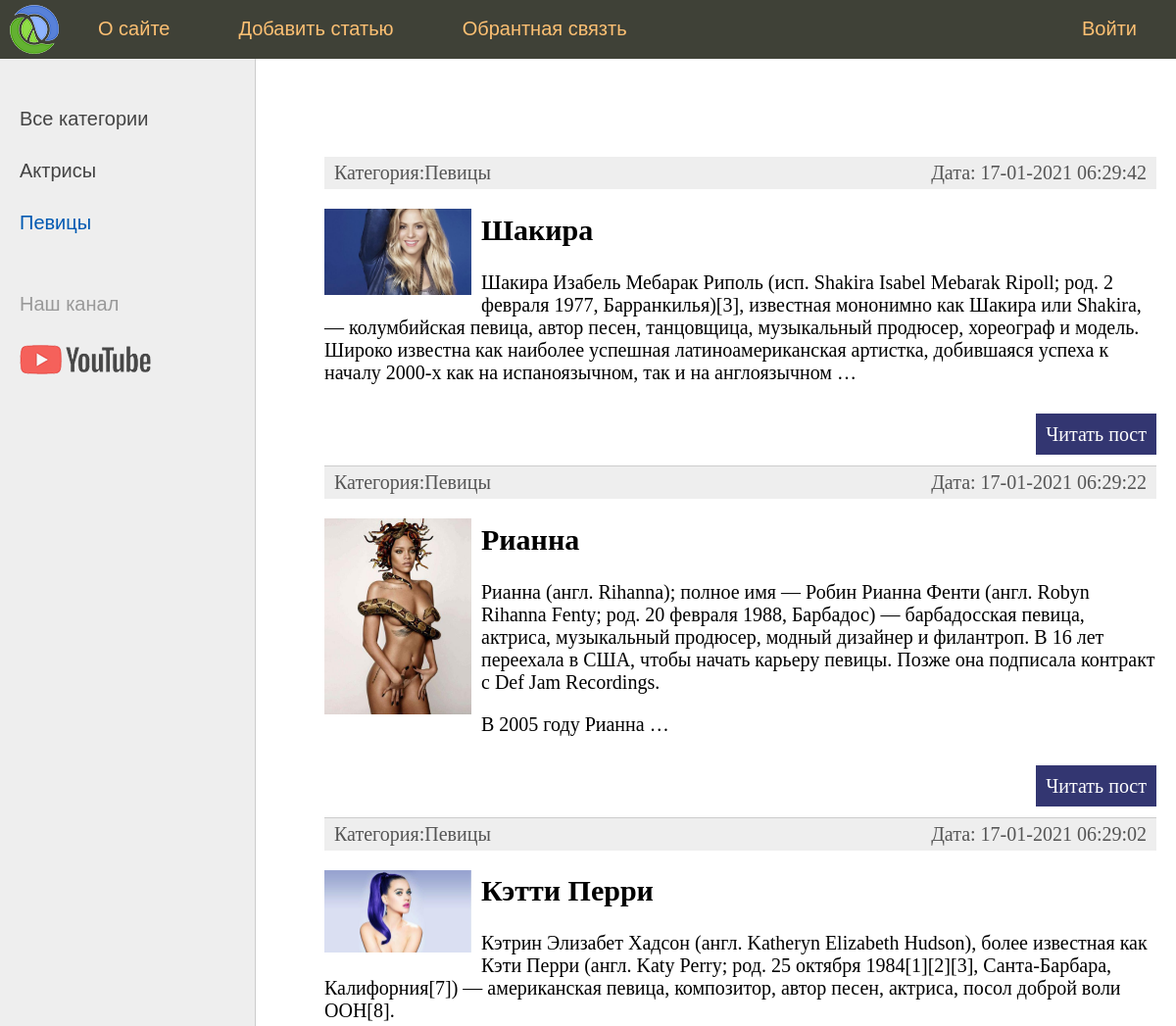
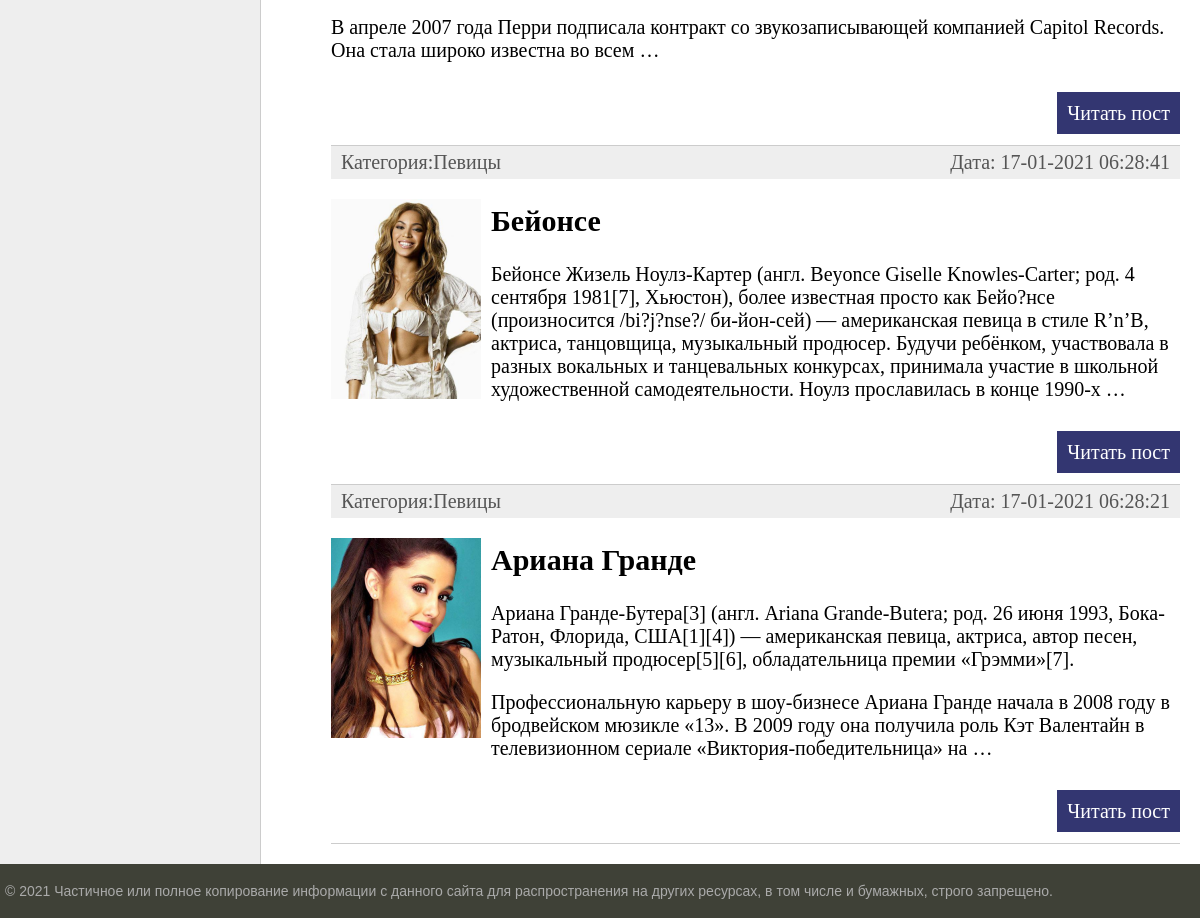
The app's page /category/2/ with its own data (2 pictures, top to bottom).
### women/models.py (models this page shows, shortened)
class Category(models.Model):
    name = models.CharField(max_length=100, db_index=True, verbose_name='вид деятельности')
    slug = models.SlugField(max_length=255, unique=True, db_index=True, verbose_name="URL")
    def __str__(self):
        return self.name
    def get_absolute_url(self):
        return reverse('category', kwargs={'cat_id': self.pk})
    class Meta:
        verbose_name = 'Категория'
        verbose_name_plural = 'Категории'
        ordering = ['id',]

class Women(models.Model):
    title =models.CharField(max_length=255, verbose_name='заголовок')
    slug = models.SlugField(max_length=255, unique=True, db_index=True, verbose_name="URL")
    content = models.TextField(blank = True, verbose_name='контент')
    photo = models.ImageField(upload_to='photos/%Y/%m/%d', verbose_name='фотография')
    time_create = models.DateTimeField(auto_now_add=True, verbose_name='время создания')
    time_update = models.DateTimeField(auto_now_add=True, verbose_name='вермя обовления')
    is_published = models.BooleanField(default=True, verbose_name='Опубликовано')
    cat = models.ForeignKey('Category', on_delete=models.PROTECT, verbose_name='категории')
    def get_absolute_url(self):
        return reverse('post', kwargs={'post_slug': self.slug})
    class Meta:
        verbose_name = 'Известные женщины'
        verbose_name_plural = 'Известные женщины'
        ordering = ['-time_create', 'title']

### women/views.py (the view)
# urls.py: path('category/<int:cat_id>/', show_category, name='category'),
def show_category(request, cat_id):
    posts = Women.objects.filter(cat_id=cat_id)
    if len(posts) == 0:
        raise Http404
    context = {
        'posts': posts,
        'menu': menu,
        'title': 'По рубрикам ',
        'cat_selected': cat_id,
    }
    return render(request, 'women/index.html', context=context)

### women/templatetags/women_tags.py (called while the page is built)
@register.inclusion_tag('women/list_categories.html')
def show_categories(sort=None, cat_selected=0):
    if not sort:
        cats = Category.objects.all()
    else:
        cats = Category.objects.order_by(sort)
    return {"cats": cats, "cat_selected": cat_selected}

### women/templates/women/index.html (shortened to what this page needs)
{% extends 'women/base.html' %}
{% block content %}
<ul class="list-articles">
	{% for p in posts %}
			<li><div class ='article-panel'>
				<p class="first">Категория:{{p.cat}}</p>
				<p class="last">Дата: {{p.time_update|date:"d-m-Y H:i:s"}}</p>
			</div>
				{% if p.photo %}
				<p><img class="img-article-left thumb" src="{{p.photo.url}}"></p>
				{% endif %}
				<h2>{{p.title}}</h2>
	{% autoescape on %}
	{{p.content|linebreaks|truncatewords:50}}
	{% endautoescape %}
				<p class="link-read-post"><a href="{{ p.get_absolute_url }}">Читать пост</a></p>
			</li>
	{% endfor %}
</ul>
{% endblock %}

### women/templates/women/list_categories.html
{% for c in cats %}
    {% if c.pk == cat_selected %}
        <li class="selected">{{c.name}}</li>
    {% else %}
        <li><a href="{{c.get_absolute_url}}">{{c.name}}</a></li>
    {% endif %}
{% endfor %}

### women/static/women/css/styles.css (style rules this page uses)
html, body { font-family: 'Arial'; margin: 0; padding: 0; height: 100%; width: 100%; color: #444; }
a { color: #0059b2; text-decoration: none; }
img { max-width: 600px; height: auto; }
img.img-article-left { max-width: 300px; height: auto; float: left; padding: 0 10px 10px 0; }
img.img-article-left.thumb { max-width: 150px; height: auto; }
p.link-read-post { text-align: right; }
p.link-read-post a { padding: 10px; min-width: 100px; background: #333671; color: #fff; text-decoration: none; }
div.article-panel { background: #eee; padding: 5px 10px 5px 10px; box-sizing: border-box; overflow: hidden; color: #555; }
div.article-panel p.first { margin: 0; float: left; }
div.article-panel p.last { margin: 0; float: right; }
ul.list-articles { list-style: none; margin: 0; padding: 0; }
ul.list-articles li { border-bottom: 1px solid #ccc; }
.left-chapters ul li { margin: 30px 0 0 0; color: #999; }
.left-chapters ul li.selected { color: #0059b2; }
.left-chapters ul li a { color: #444; text-decoration: none; }

### records on screen
Category: name "Актрисы"
Category: name "Певицы"
Women: cat "Певицы", time_update "17-01-2021 06:29:42", photo (picture), title "Шакира", content "Шакира Изабель Мебарак Риполь (исп. Shakira Isabel Mebarak Ripoll; род. 2 февраля 1977, Барранкилья)[3], известная мононимно как Шакира или Shakira, — колумбийская певица, автор песен, танцовщица, музыкальный продюсер, хореограф и модель. Широко известна как наиболее успешная латиноамериканская артистка, добившаяся успеха к началу 2000-х как на испаноязычном, так и на англоязычном …"
Women: cat "Певицы", time_update "17-01-2021 06:29:22", photo (picture), title "Рианна", content "Рианна (англ. Rihanna); полное имя — Робин Рианна Фенти (англ. Robyn Rihanna Fenty; род. 20 февраля 1988, Барбадос) — барбадосская певица, актриса, музыкальный продюсер, модный дизайнер и филантроп. В 16 лет переехала в США, чтобы начать карьеру певицы. Позже она подписала контракт с Def Jam Recordings. В 2005 году Рианна …"
Women: cat "Певицы", time_update "17-01-2021 06:29:02", photo (picture), title "Кэтти Перри", content "Кэтрин Элизабет Хадсон (англ. Katheryn Elizabeth Hudson), более известная как Кэти Перри (англ. Katy Perry; род. 25 октября 1984[1][2][3], Санта-Барбара, Калифорния[7]) — американская певица, композитор, автор песен, актриса, посол доброй воли ООН[8]. В апреле 2007 года Перри подписала контракт со звукозаписывающей компанией Capitol Records. Она стала широко известна во всем …"
Women: cat "Певицы", time_update "17-01-2021 06:28:41", photo (picture), title "Бейонсе", content "Бейонсе Жизель Ноулз-Картер (англ. Beyonce Giselle Knowles-Carter; род. 4 сентября 1981[7], Хьюстон), более известная просто как Бейо?нсе (произносится /bi?j?nse?/ би-йон-сей) — американская певица в стиле R’n’B, актриса, танцовщица, музыкальный продюсер. Будучи ребёнком, участвовала в разных вокальных и танцевальных конкурсах, принимала участие в школьной художественной самодеятельности. Ноулз прославилась в конце 1990-х …"
Women: cat "Певицы", time_update "17-01-2021 06:28:21", photo (picture), title "Ариана Гранде", content "Ариана Гранде-Бутера[3] (англ. Ariana Grande-Butera; род. 26 июня 1993, Бока-Ратон, Флорида, США[1][4]) — американская певица, актриса, автор песен, музыкальный продюсер[5][6], обладательница премии «Грэмми»[7]. Профессиональную карьеру в шоу-бизнесе Ариана Гранде начала в 2008 году в бродвейском мюзикле «13». В 2009 году она получила роль Кэт Валентайн в телевизионном сериале «Виктория-победительница» на …"

### other values on screen
{{ m.title }} "О сайте" "Добавить статью" "Обрантная связть"
{{ m.title }} "Войти"
